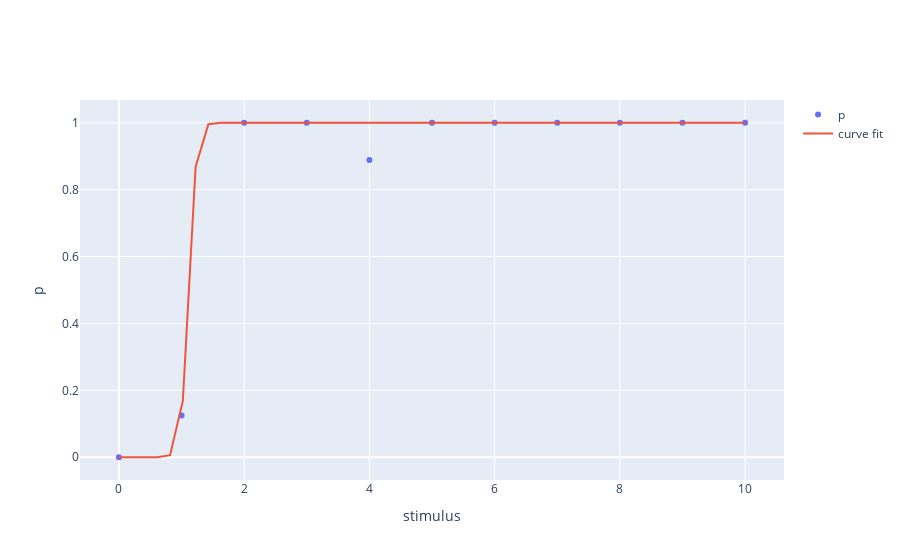

Here is the notebook cell this chart was saved with:
### Code cell
def sigmoid(x, xc, k):
     y = 1 / (1 + np.exp(-k*(x-xc)))
     return y

base_freq = df.index.values
X = np.arange(11)

i = 5

y = df.loc[base_freq[i]]
param, cov = curve_fit(sigmoid, X, y)
xfit = np.linspace(0,10)
curve = sigmoid(xfit, *param)


fig = go.Figure()

fig.add_trace(go.Scatter(
    mode='markers',
    x=X,
    y=y,
    name='p'
))

fig.add_trace(go.Scatter(
    x=xfit,
    y=curve,
    name='curve fit'
))

fig.update_xaxes(title='stimulus')
fig.update_yaxes(title='p')

fig.show()

### Figure 1 — Plotly figure (JSON) as saved in the notebook; plotly's stock layout.template omitted (floating-point values rounded to 4 significant figures)
{"data": [{"mode": "markers", "name": "p", "type": "scatter", "x": [0, 1, 2, 3, 4, 5, 6, 7, 8, 9, 10], "y": [0, 0.125, 1, 1, 0.8889, 1, 1, 1, 1, 1, 1]}, {"name": "curve fit", "type": "scatter", "x": [0, 0.2041, 0.4082, 0.6122, 0.8163, 1.02, 1.224, 1.429, 1.633, 1.837, 2.041, 2.245, 2.449, 2.653, 2.857, 3.061, 3.265, 3.469, 3.673, 3.878, 4.082, 4.286, 4.49, 4.694, 4.898, 5.102, 5.306, 5.51, 5.714, 5.918, 6.122, 6.327, 6.531, 6.735, 6.939, 7.143, 7.347, 7.551, 7.755, 7.959, 8.163, 8.367, 8.571, 8.776, 8.98, 9.184, 9.388, 9.592, 9.796, 10], "y": [5.438e-09, 1.777e-07, 5.805e-06, 0.0001896, 0.006158, 0.1684, 0.8687, 0.9954, 0.9999, 1.0, 1.0, 1.0, 1.0, 1.0, 1.0, 1.0, 1, 1, 1, 1, 1, 1, 1, 1, 1, 1, 1, 1, 1, 1, 1, 1, 1, 1, 1, 1, 1, 1, 1, 1, 1, 1, 1, 1, 1, 1, 1, 1, 1, 1]}], "layout": {"xaxis": {"title": {"text": "stimulus"}}, "yaxis": {"title": {"text": "p"}}}}
